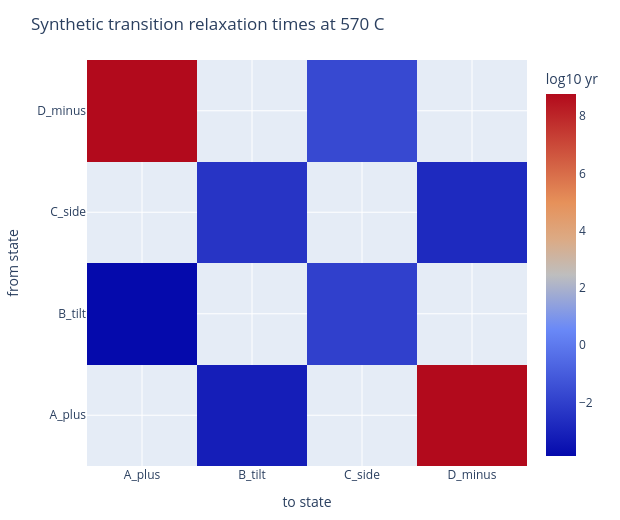

Write notebook code for a chart like this one.
### Code cell
show_plotly(Plot([
    heatmap(z=relax_z, x=String.(ids), y=String.(ids), colorscale="Plasma", colorbar=attr(title="log10 yr"))
], Layout(title="Synthetic transition relaxation times at 570 C", xaxis=attr(title="to state"), yaxis=attr(title="from state"), width=620, height=520)))

### Figure 1 — Plotly figure (JSON) as saved in the notebook; plotly's stock layout.template omitted (floating-point values rounded to 4 significant figures)
{"data": [{"colorbar": {"title": "log10 yr"}, "colorscale": "Plasma", "transpose": true, "type": "heatmap", "x": ["A_plus", "B_tilt", "C_side", "D_minus"], "y": ["A_plus", "B_tilt", "C_side", "D_minus"], "z": [[null, -3.874, null, 8.777], [-3.162, null, -2.402, null], [null, -2.009, null, -1.669], [8.777, null, -2.776, null]]}], "layout": {"height": 520, "margin": {"b": 50, "l": 50, "r": 50, "t": 60}, "title": "Synthetic transition relaxation times at 570 C", "width": 620, "xaxis": {"title": "to state"}, "yaxis": {"title": "from state"}}}
